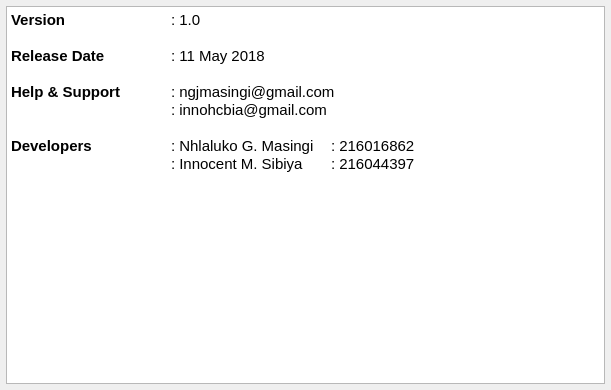
<?xml version="1.0" encoding="UTF-8"?>
<ui version="4.0">
 <class>About</class>
 <widget class="QDialog" name="About">
  <property name="geometry">
   <rect>
    <x>0</x>
    <y>0</y>
    <width>611</width>
    <height>390</height>
   </rect>
  </property>
  <property name="windowTitle">
   <string>Dialog</string>
  </property>
  <layout class="QGridLayout" name="gridLayout">
   <property name="leftMargin">
    <number>6</number>
   </property>
   <property name="topMargin">
    <number>6</number>
   </property>
   <property name="rightMargin">
    <number>6</number>
   </property>
   <property name="bottomMargin">
    <number>6</number>
   </property>
   <item row="0" column="0">
    <widget class="QTextEdit" name="textEdit">
     <property name="readOnly">
      <bool>true</bool>
     </property>
     <property name="html">
      <string>&lt;!DOCTYPE HTML PUBLIC &quot;-//W3C//DTD HTML 4.0//EN&quot; &quot;http://www.w3.org/TR/REC-html40/strict.dtd&quot;&gt;
&lt;html&gt;&lt;head&gt;&lt;meta name=&quot;qrichtext&quot; content=&quot;1&quot; /&gt;&lt;style type=&quot;text/css&quot;&gt;
p, li { white-space: pre-wrap; }
&lt;/style&gt;&lt;/head&gt;&lt;body style=&quot; font-family:'Ubuntu'; font-size:11pt; font-weight:400; font-style:normal;&quot;&gt;
&lt;p style=&quot; margin-top:0px; margin-bottom:0px; margin-left:0px; margin-right:0px; -qt-block-indent:0; text-indent:0px;&quot;&gt;&lt;span style=&quot; font-family:'Cantarell'; font-weight:600;&quot;&gt;Version&lt;/span&gt;&lt;span style=&quot; font-family:'Cantarell';&quot;&gt; 		: 1.0&lt;/span&gt;&lt;/p&gt;
&lt;p style=&quot;-qt-paragraph-type:empty; margin-top:0px; margin-bottom:0px; margin-left:0px; margin-right:0px; -qt-block-indent:0; text-indent:0px; font-family:'Cantarell';&quot;&gt;&lt;br /&gt;&lt;/p&gt;
&lt;p style=&quot; margin-top:0px; margin-bottom:0px; margin-left:0px; margin-right:0px; -qt-block-indent:0; text-indent:0px;&quot;&gt;&lt;span style=&quot; font-family:'Cantarell'; font-weight:600;&quot;&gt;Release Date&lt;/span&gt;&lt;span style=&quot; font-family:'Cantarell';&quot;&gt; 	: 11 May 2018&lt;/span&gt;&lt;/p&gt;
&lt;p style=&quot;-qt-paragraph-type:empty; margin-top:0px; margin-bottom:0px; margin-left:0px; margin-right:0px; -qt-block-indent:0; text-indent:0px; font-family:'Cantarell';&quot;&gt;&lt;br /&gt;&lt;/p&gt;
&lt;p style=&quot; margin-top:0px; margin-bottom:0px; margin-left:0px; margin-right:0px; -qt-block-indent:0; text-indent:0px;&quot;&gt;&lt;span style=&quot; font-family:'Cantarell'; font-weight:600;&quot;&gt;Help &amp;amp; Support&lt;/span&gt;&lt;span style=&quot; font-family:'Cantarell';&quot;&gt;	: ngjmasingi@gmail.com&lt;/span&gt;&lt;/p&gt;
&lt;p style=&quot; margin-top:0px; margin-bottom:0px; margin-left:0px; margin-right:0px; -qt-block-indent:0; text-indent:0px;&quot;&gt;&lt;span style=&quot; font-family:'Cantarell';&quot;&gt;		: innohcbia@gmail.com&lt;/span&gt;&lt;/p&gt;
&lt;p style=&quot;-qt-paragraph-type:empty; margin-top:0px; margin-bottom:0px; margin-left:0px; margin-right:0px; -qt-block-indent:0; text-indent:0px; font-family:'Cantarell';&quot;&gt;&lt;br /&gt;&lt;/p&gt;
&lt;p style=&quot; margin-top:0px; margin-bottom:0px; margin-left:0px; margin-right:0px; -qt-block-indent:0; text-indent:0px;&quot;&gt;&lt;span style=&quot; font-family:'Cantarell'; font-weight:600;&quot;&gt;Developers&lt;/span&gt;&lt;span style=&quot; font-family:'Cantarell';&quot;&gt;	: Nhlaluko G. Masingi	: 216016862&lt;/span&gt;&lt;/p&gt;
&lt;p style=&quot; margin-top:0px; margin-bottom:0px; margin-left:0px; margin-right:0px; -qt-block-indent:0; text-indent:0px;&quot;&gt;&lt;span style=&quot; font-family:'Cantarell';&quot;&gt;		: Innocent M. Sibiya	: 216044397&lt;/span&gt;&lt;/p&gt;&lt;/body&gt;&lt;/html&gt;</string>
     </property>
    </widget>
   </item>
  </layout>
 </widget>
 <resources/>
 <connections/>
</ui>
